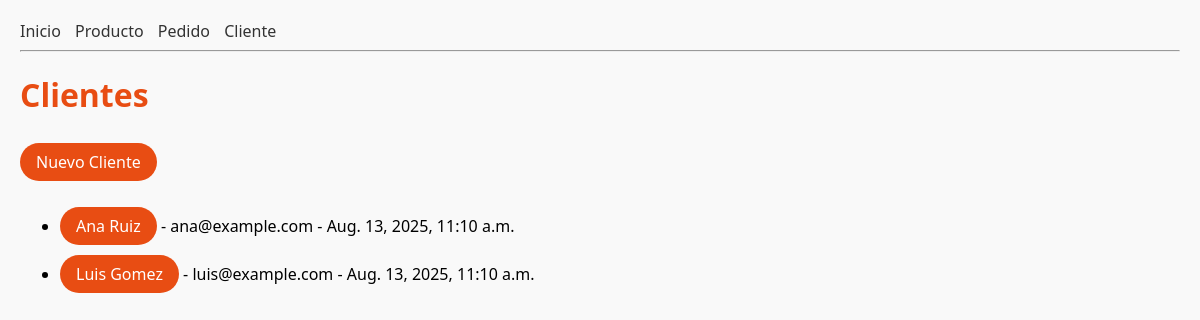
/clientes/, run on the app's committed database.
### tienda/models.py (models this page shows, shortened)
class Cliente(models.Model):
    nombre = models.CharField(max_length=120)
    correo = models.EmailField(unique=True)
    fecha_registro = models.DateTimeField(auto_now_add=True)
    activo = models.BooleanField(default=True)

### tienda/views.py (the view)
# urls.py: path("clientes/", views.lista_clientes, name="lista_clientes"),
def lista_clientes(request):
    clientes = Cliente.objects.all().order_by("nombre")
    return render(request, "tienda/lista_clientes.html", {"clientes": clientes})

### tienda/templates/tienda/lista_clientes.html (shortened to what this page needs)
{% extends "tienda/base.html" %}
{% block content %}
<h1>Clientes</h1>
<p>
    <a href="{% url 'tienda:crear_cliente' %}" class="btn primary">Nuevo Cliente</a>
</p>
<ul>
  {% for cliente in clientes %}
    <li>
      <a href="{% url 'tienda:detalle_cliente' cliente.pk %}" class="btn primary">
        {{ cliente.nombre }}
      </a>
      - {{ cliente.correo }}
      - {{ cliente.fecha_registro }}
    </li>
  {% empty %}
    <li>No hay clientes.</li>
  {% endfor %}
</ul>
{% endblock %}

### tienda/static/css/main.css (style rules this page uses)
body { font-family: 'Segoe UI', sans-serif; margin: 20px; background-color: #f9f9f9; }
h1 { color: #e84d13; }
.btn { display: inline-block; padding: 8px 16px; margin: 5px 0; color: #fff; border-radius: 9999px; text-decoration: none; font-weight: 500; transition: background 0.3s, transform 0.2s; }
.primary { background-color: #e84d13; }

### data on the page
Cliente: nombre "Ana Ruiz", correo "ana@example.com", fecha_registro "Aug. 13, 2025, 11:10 a.m."
Cliente: nombre "Luis Gomez", correo "luis@example.com", fecha_registro "Aug. 13, 2025, 11:10 a.m."
